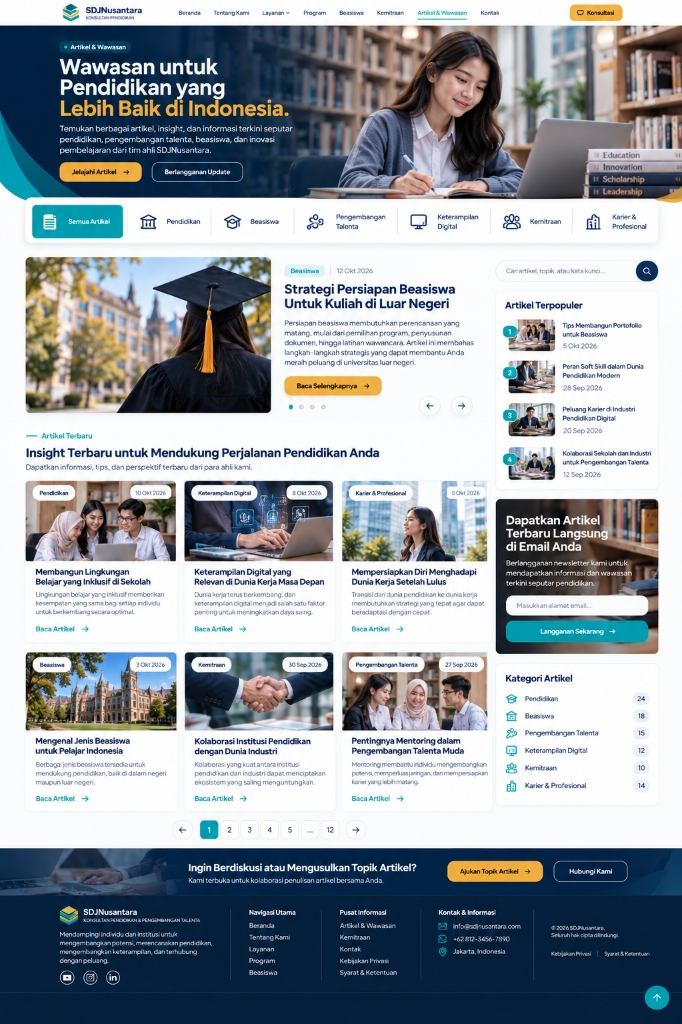
#> input picture design/artikel-wawasan.png, 682 x 1024 px, given in place of artikel-iterasi-4.png, which was not available; the run also reads 1 picture not shown here
$ python slice_compare_artikel.py
#> lines starting #> are read from the running program, lines starting #| are printed output that depends on the picture
import os
from PIL import Image

def slice_sections():
    actual = Image.open("screenshots/artikel-iterasi-4.png").convert("RGB")
#> actual is the input picture: PIL image 682x1024 RGB; mean R, G, B 150.1, 157.5, 164.8
    mockup = Image.open("design/artikel_1536.png").convert("RGB")

    sections = [
        ("hero_cats", 0, 430),
        ("featured_popular", 430, 880),
        ("latest_grid", 880, 1915),
        ("cta_footer", 1915, 2306)
    ]

    for name, y1, y2 in sections:
        # crop actual
        a_crop = actual.crop((0, y1, 1536, min(y2, actual.height)))
        m_crop = mockup.crop((0, y1, 1536, min(y2, mockup.height)))

        comp = Image.new("RGB", (3072, y2 - y1))
        comp.paste(m_crop, (0, 0))
        comp.paste(a_crop, (1536, 0))
        out_path = f"screenshots/comp_artikel_iter4_{name}.jpg"
        comp.save(out_path, quality=85)
        print(f"Saved {out_path}")
#> this loop made 4 passes
#> pass 1, in slice_sections, `a_crop = actual.crop((0, y1, 1536, min(y2, actual.height)))`:
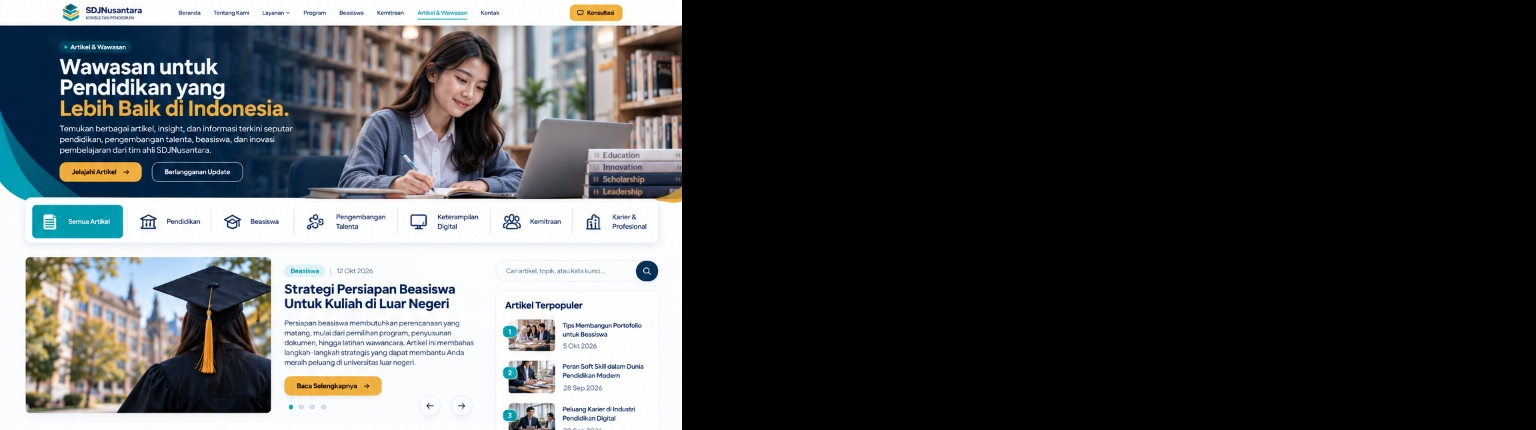
#> a_crop: PIL image 1536x430 RGB; mean R, G, B 69.7, 71.7, 73.2
#> pass 1, in slice_sections, `m_crop = mockup.crop((0, y1, 1536, min(y2, mockup.height)))`:
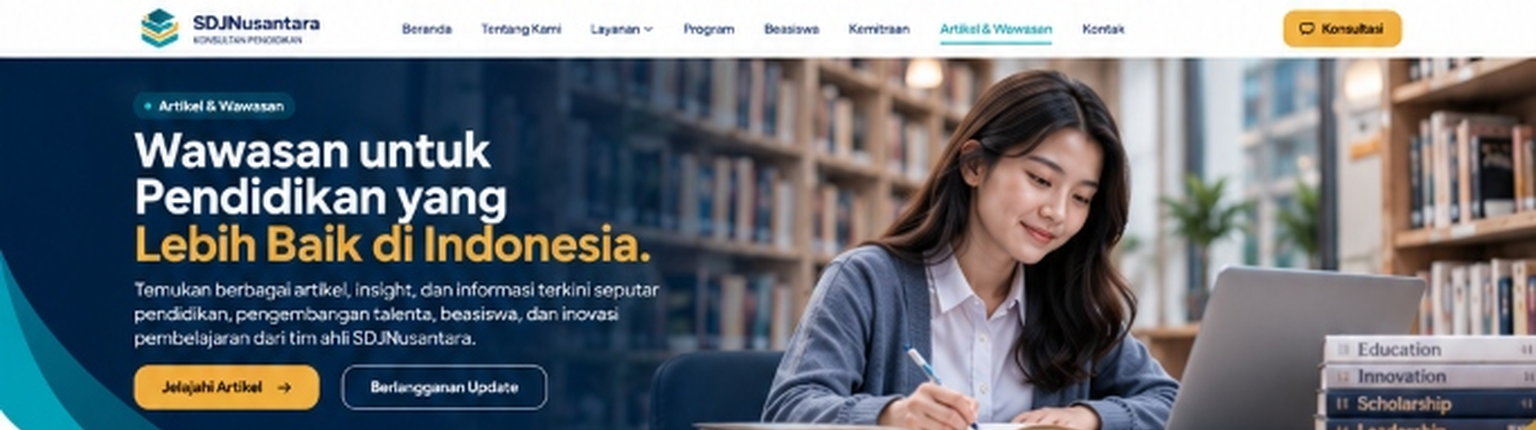
#> m_crop: PIL image 1536x430 RGB; mean R, G, B 106.2, 112.2, 119.9
#> pass 1, in slice_sections, `comp.save(out_path, quality=85)`:
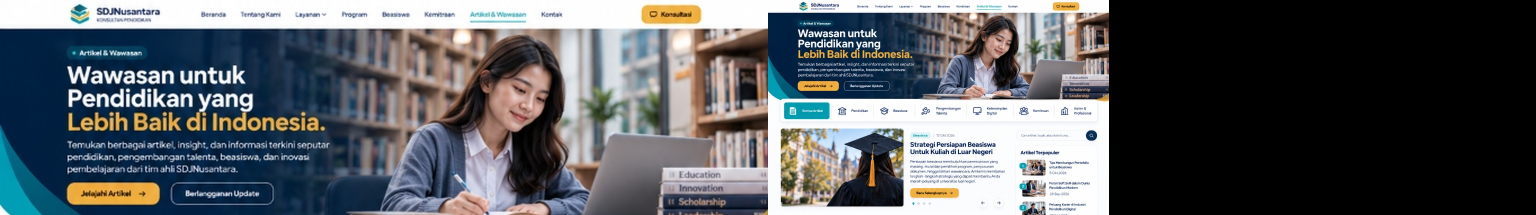
#> saved as comp_artikel_iter4_hero_cats.jpg: PIL image 3072x430 RGB (shown at 1/2 size); mean R, G, B 87.9, 92, 96.6
#> after the loop:
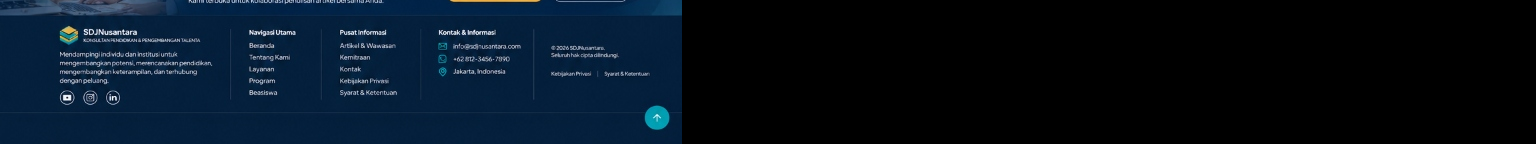
#> a_crop: PIL image 1536x144 RGB; mean R, G, B 5.6, 17.6, 30
#> after the loop:
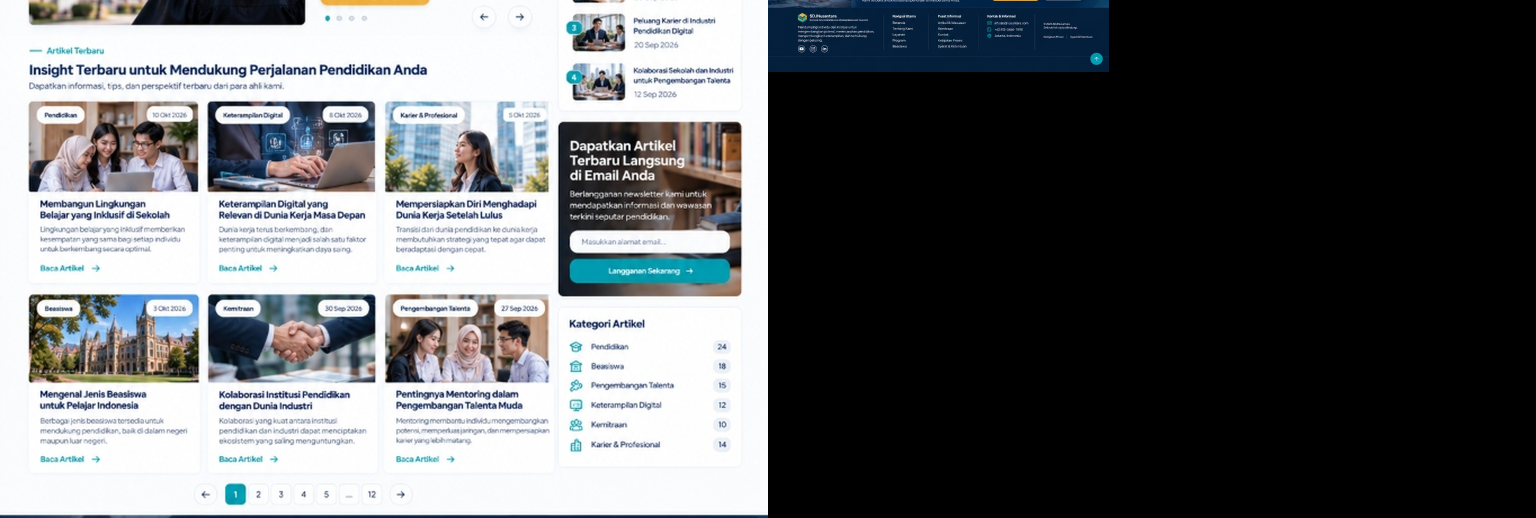
#> comp: PIL image 3072x1035 RGB (shown at 1/2 size); mean R, G, B 99.4, 101.6, 103.8
#> after the loop:
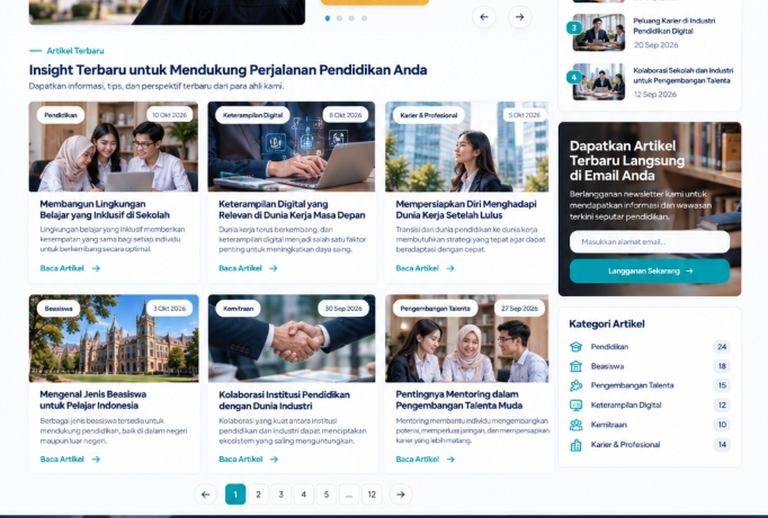
#> m_crop: PIL image 1536x1035 RGB (shown at 1/2 size); mean R, G, B 198.1, 200.7, 203.4

if __name__ == "__main__":
#> (the run stopped early here; a loop or call above may not have finished)
